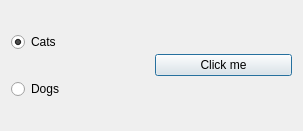
<?xml version="1.0" encoding="UTF-8"?>
<ui version="4.0">
 <class>Dialog</class>
 <widget class="QDialog" name="Dialog">
  <property name="geometry">
   <rect>
    <x>0</x>
    <y>0</y>
    <width>303</width>
    <height>131</height>
   </rect>
  </property>
  <property name="windowTitle">
   <string>Dialog</string>
  </property>
  <layout class="QHBoxLayout" name="horizontalLayout">
   <item>
    <layout class="QVBoxLayout" name="verticalLayout">
     <item>
      <widget class="QRadioButton" name="radioButton1">
       <property name="text">
        <string>Cats</string>
       </property>
       <property name="checked">
        <bool>true</bool>
       </property>
      </widget>
     </item>
     <item>
      <widget class="QRadioButton" name="radioButton2">
       <property name="text">
        <string>Dogs</string>
       </property>
      </widget>
     </item>
    </layout>
   </item>
   <item>
    <widget class="QPushButton" name="pushButton">
     <property name="text">
      <string>Click me</string>
     </property>
    </widget>
   </item>
  </layout>
 </widget>
 <layoutdefault spacing="6" margin="11"/>
 <resources/>
 <connections/>
</ui>
